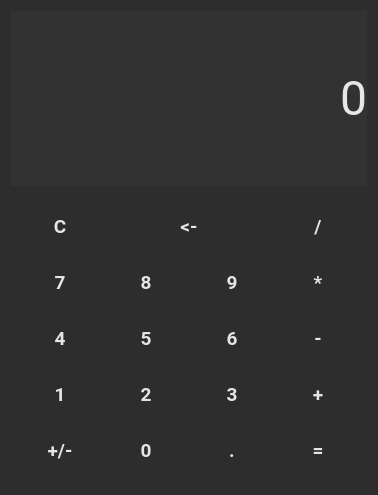
<?xml version="1.0" encoding="UTF-8"?>
<ui version="4.0">
 <class>Form</class>
 <widget class="QWidget" name="Form">
  <property name="geometry">
   <rect>
    <x>0</x>
    <y>0</y>
    <width>374</width>
    <height>491</height>
   </rect>
  </property>
  <property name="windowTitle">
   <string>Form</string>
  </property>
  <property name="styleSheet">
   <string notr="true">background-color: rgb(54, 54, 54);
background-color: rgb(45, 45, 45);</string>
  </property>
  <layout class="QGridLayout" name="gridLayout_2">
   <item row="0" column="0">
    <widget class="QLabel" name="label">
     <property name="sizePolicy">
      <sizepolicy hsizetype="Preferred" vsizetype="MinimumExpanding">
       <horstretch>0</horstretch>
       <verstretch>0</verstretch>
      </sizepolicy>
     </property>
     <property name="minimumSize">
      <size>
       <width>0</width>
       <height>175</height>
      </size>
     </property>
     <property name="maximumSize">
      <size>
       <width>16777215</width>
       <height>300</height>
      </size>
     </property>
     <property name="font">
      <font>
       <family>Roboto</family>
       <pointsize>36</pointsize>
       <weight>50</weight>
       <bold>false</bold>
      </font>
     </property>
     <property name="styleSheet">
      <string notr="true">background-color: rgb(50, 50, 50);
color: rgb(231, 231, 231);</string>
     </property>
     <property name="text">
      <string>0</string>
     </property>
     <property name="alignment">
      <set>Qt::AlignRight|Qt::AlignTrailing|Qt::AlignVCenter</set>
     </property>
    </widget>
   </item>
   <item row="1" column="0">
    <widget class="QWidget" name="gridWidget" native="true">
     <property name="sizePolicy">
      <sizepolicy hsizetype="Preferred" vsizetype="Expanding">
       <horstretch>0</horstretch>
       <verstretch>0</verstretch>
      </sizepolicy>
     </property>
     <layout class="QGridLayout" name="gridLayout">
      <item row="4" column="3">
       <widget class="QPushButton" name="btn_iseq">
        <property name="sizePolicy">
         <sizepolicy hsizetype="Minimum" vsizetype="Expanding">
          <horstretch>0</horstretch>
          <verstretch>0</verstretch>
         </sizepolicy>
        </property>
        <property name="minimumSize">
         <size>
          <width>80</width>
          <height>50</height>
         </size>
        </property>
        <property name="font">
         <font>
          <family>Roboto</family>
          <pointsize>14</pointsize>
          <weight>75</weight>
          <bold>true</bold>
         </font>
        </property>
        <property name="styleSheet">
         <string notr="true">QPushButton {
	color: rgb(229, 229, 229);
	border: 1px;
	border-radius: 3px;
	background-color: qlineargradient(x1: 0, y1: 0, x2: 0, y2: 1,
									 stop: 0 rgb(82, 120, 250), stop: 1 rgb(82, 119, 188));}
QPushButton:pressed {
	background-color: qlineargradient(x1: 0, y1: 0, x2: 0, y2: 1,
									 stop: 0 rgb(48, 89, 186), stop: 1 rgb(8, 47, 118));
}</string>
        </property>
        <property name="text">
         <string>=</string>
        </property>
       </widget>
      </item>
      <item row="0" column="3">
       <widget class="QPushButton" name="btn_div">
        <property name="sizePolicy">
         <sizepolicy hsizetype="Minimum" vsizetype="Expanding">
          <horstretch>0</horstretch>
          <verstretch>0</verstretch>
         </sizepolicy>
        </property>
        <property name="minimumSize">
         <size>
          <width>80</width>
          <height>50</height>
         </size>
        </property>
        <property name="font">
         <font>
          <family>Roboto</family>
          <pointsize>14</pointsize>
          <weight>75</weight>
          <bold>true</bold>
         </font>
        </property>
        <property name="styleSheet">
         <string notr="true">QPushButton {
	color: rgb(229, 229, 229);
	border: 1px;
	border-radius: 3px;
	background-color: qlineargradient(x1: 0, y1: 0, x2: 0, y2: 1,
									 stop: 0 rgb(60, 60, 60), stop: 1 rgb(50, 50, 50));}
QPushButton:pressed {
	background-color: qlineargradient(x1: 0, y1: 0, x2: 0, y2: 1,
									 stop: 0 #afafaf, stop: 1 #787878);
}</string>
        </property>
        <property name="text">
         <string>/</string>
        </property>
       </widget>
      </item>
      <item row="3" column="3">
       <widget class="QPushButton" name="btn_plus">
        <property name="sizePolicy">
         <sizepolicy hsizetype="Minimum" vsizetype="Expanding">
          <horstretch>0</horstretch>
          <verstretch>0</verstretch>
         </sizepolicy>
        </property>
        <property name="minimumSize">
         <size>
          <width>80</width>
          <height>50</height>
         </size>
        </property>
        <property name="font">
         <font>
          <family>Roboto</family>
          <pointsize>14</pointsize>
          <weight>75</weight>
          <bold>true</bold>
         </font>
        </property>
        <property name="styleSheet">
         <string notr="true">QPushButton {
	color: rgb(229, 229, 229);
	border: 1px;
	border-radius: 3px;
	background-color: qlineargradient(x1: 0, y1: 0, x2: 0, y2: 1,
									 stop: 0 rgb(60, 60, 60), stop: 1 rgb(50, 50, 50));}
QPushButton:pressed {
	background-color: qlineargradient(x1: 0, y1: 0, x2: 0, y2: 1,
									 stop: 0 #afafaf, stop: 1 #787878);
}</string>
        </property>
        <property name="text">
         <string>+</string>
        </property>
       </widget>
      </item>
      <item row="4" column="0">
       <widget class="QPushButton" name="btn_plus_minus">
        <property name="sizePolicy">
         <sizepolicy hsizetype="Minimum" vsizetype="Expanding">
          <horstretch>0</horstretch>
          <verstretch>0</verstretch>
         </sizepolicy>
        </property>
        <property name="minimumSize">
         <size>
          <width>80</width>
          <height>50</height>
         </size>
        </property>
        <property name="font">
         <font>
          <family>Roboto</family>
          <pointsize>14</pointsize>
          <weight>75</weight>
          <bold>true</bold>
         </font>
        </property>
        <property name="styleSheet">
         <string notr="true">QPushButton {
	color: rgb(229, 229, 229);
	border: 1px;
	border-radius: 3px;
	background-color: qlineargradient(x1: 0, y1: 0, x2: 0, y2: 1,
									 stop: 0 rgb(24, 24, 24), stop: 1 #111111);}
QPushButton:pressed {
	background-color: qlineargradient(x1: 0, y1: 0, x2: 0, y2: 1,
									 stop: 0 #afafaf, stop: 1 #787878);
}</string>
        </property>
        <property name="text">
         <string>+/-</string>
        </property>
       </widget>
      </item>
      <item row="4" column="2">
       <widget class="QPushButton" name="btn_point">
        <property name="sizePolicy">
         <sizepolicy hsizetype="Minimum" vsizetype="Expanding">
          <horstretch>0</horstretch>
          <verstretch>0</verstretch>
         </sizepolicy>
        </property>
        <property name="minimumSize">
         <size>
          <width>80</width>
          <height>50</height>
         </size>
        </property>
        <property name="font">
         <font>
          <family>Roboto</family>
          <pointsize>14</pointsize>
          <weight>75</weight>
          <bold>true</bold>
         </font>
        </property>
        <property name="styleSheet">
         <string notr="true">QPushButton {
	color: rgb(229, 229, 229);
	border: 1px;
	border-radius: 3px;
	background-color: qlineargradient(x1: 0, y1: 0, x2: 0, y2: 1,
									 stop: 0 rgb(24, 24, 24), stop: 1 #111111);}
QPushButton:pressed {
	background-color: qlineargradient(x1: 0, y1: 0, x2: 0, y2: 1,
									 stop: 0 #afafaf, stop: 1 #787878);
}</string>
        </property>
        <property name="text">
         <string>.</string>
        </property>
       </widget>
      </item>
      <item row="2" column="0">
       <widget class="QPushButton" name="btn_4">
        <property name="sizePolicy">
         <sizepolicy hsizetype="Minimum" vsizetype="Expanding">
          <horstretch>0</horstretch>
          <verstretch>0</verstretch>
         </sizepolicy>
        </property>
        <property name="minimumSize">
         <size>
          <width>80</width>
          <height>50</height>
         </size>
        </property>
        <property name="font">
         <font>
          <family>Roboto</family>
          <pointsize>14</pointsize>
          <weight>75</weight>
          <bold>true</bold>
         </font>
        </property>
        <property name="styleSheet">
         <string notr="true">QPushButton {
	color: rgb(229, 229, 229);
	border: 1px;
	border-radius: 3px;
	background-color: qlineargradient(x1: 0, y1: 0, x2: 0, y2: 1,
									 stop: 0 rgb(24, 24, 24), stop: 1 #111111);}
QPushButton:pressed {
	background-color: qlineargradient(x1: 0, y1: 0, x2: 0, y2: 1,
									 stop: 0 #afafaf, stop: 1 #787878);
}</string>
        </property>
        <property name="text">
         <string>4</string>
        </property>
       </widget>
      </item>
      <item row="3" column="1">
       <widget class="QPushButton" name="btn_2">
        <property name="sizePolicy">
         <sizepolicy hsizetype="Minimum" vsizetype="Expanding">
          <horstretch>0</horstretch>
          <verstretch>0</verstretch>
         </sizepolicy>
        </property>
        <property name="minimumSize">
         <size>
          <width>80</width>
          <height>50</height>
         </size>
        </property>
        <property name="font">
         <font>
          <family>Roboto</family>
          <pointsize>14</pointsize>
          <weight>75</weight>
          <bold>true</bold>
         </font>
        </property>
        <property name="styleSheet">
         <string notr="true">QPushButton {
	color: rgb(229, 229, 229);
	border: 1px;
	border-radius: 3px;
	background-color: qlineargradient(x1: 0, y1: 0, x2: 0, y2: 1,
									 stop: 0 rgb(24, 24, 24), stop: 1 #111111);}
QPushButton:pressed {
	background-color: qlineargradient(x1: 0, y1: 0, x2: 0, y2: 1,
									 stop: 0 #afafaf, stop: 1 #787878);
}</string>
        </property>
        <property name="text">
         <string>2</string>
        </property>
       </widget>
      </item>
      <item row="4" column="1">
       <widget class="QPushButton" name="btn_0">
        <property name="sizePolicy">
         <sizepolicy hsizetype="Minimum" vsizetype="Expanding">
          <horstretch>0</horstretch>
          <verstretch>0</verstretch>
         </sizepolicy>
        </property>
        <property name="minimumSize">
         <size>
          <width>80</width>
          <height>50</height>
         </size>
        </property>
        <property name="font">
         <font>
          <family>Roboto</family>
          <pointsize>14</pointsize>
          <weight>75</weight>
          <bold>true</bold>
         </font>
        </property>
        <property name="styleSheet">
         <string notr="true">QPushButton {
	color: rgb(229, 229, 229);
	border: 1px;
	border-radius: 3px;
	background-color: qlineargradient(x1: 0, y1: 0, x2: 0, y2: 1,
									 stop: 0 rgb(24, 24, 24), stop: 1 #111111);}
QPushButton:pressed {
	background-color: qlineargradient(x1: 0, y1: 0, x2: 0, y2: 1,
									 stop: 0 #afafaf, stop: 1 #787878);
}</string>
        </property>
        <property name="text">
         <string>0</string>
        </property>
       </widget>
      </item>
      <item row="2" column="3">
       <widget class="QPushButton" name="btn_minus">
        <property name="sizePolicy">
         <sizepolicy hsizetype="Minimum" vsizetype="Expanding">
          <horstretch>0</horstretch>
          <verstretch>0</verstretch>
         </sizepolicy>
        </property>
        <property name="minimumSize">
         <size>
          <width>80</width>
          <height>50</height>
         </size>
        </property>
        <property name="font">
         <font>
          <family>Roboto</family>
          <pointsize>14</pointsize>
          <weight>75</weight>
          <bold>true</bold>
         </font>
        </property>
        <property name="styleSheet">
         <string notr="true">QPushButton {
	color: rgb(229, 229, 229);
	border: 1px;
	border-radius: 3px;
	background-color: qlineargradient(x1: 0, y1: 0, x2: 0, y2: 1,
									 stop: 0 rgb(60, 60, 60), stop: 1 rgb(50, 50, 50));}
QPushButton:pressed {
	background-color: qlineargradient(x1: 0, y1: 0, x2: 0, y2: 1,
									 stop: 0 #afafaf, stop: 1 #787878);
}</string>
        </property>
        <property name="text">
         <string>-</string>
        </property>
       </widget>
      </item>
      <item row="2" column="2">
       <widget class="QPushButton" name="btn_6">
        <property name="sizePolicy">
         <sizepolicy hsizetype="Minimum" vsizetype="Expanding">
          <horstretch>0</horstretch>
          <verstretch>0</verstretch>
         </sizepolicy>
        </property>
        <property name="minimumSize">
         <size>
          <width>80</width>
          <height>50</height>
         </size>
        </property>
        <property name="font">
         <font>
          <family>Roboto</family>
          <pointsize>14</pointsize>
          <weight>75</weight>
          <bold>true</bold>
         </font>
        </property>
        <property name="styleSheet">
         <string notr="true">QPushButton {
	color: rgb(229, 229, 229);
	border: 1px;
	border-radius: 3px;
	background-color: qlineargradient(x1: 0, y1: 0, x2: 0, y2: 1,
									 stop: 0 rgb(24, 24, 24), stop: 1 #111111);}
QPushButton:pressed {
	background-color: qlineargradient(x1: 0, y1: 0, x2: 0, y2: 1,
									 stop: 0 #afafaf, stop: 1 #787878);
}</string>
        </property>
        <property name="text">
         <string>6</string>
        </property>
       </widget>
      </item>
      <item row="3" column="2">
       <widget class="QPushButton" name="btn_3">
        <property name="sizePolicy">
         <sizepolicy hsizetype="Minimum" vsizetype="Expanding">
          <horstretch>0</horstretch>
          <verstretch>0</verstretch>
         </sizepolicy>
        </property>
        <property name="minimumSize">
         <size>
          <width>80</width>
          <height>50</height>
         </size>
        </property>
        <property name="font">
         <font>
          <family>Roboto</family>
          <pointsize>14</pointsize>
          <weight>75</weight>
          <bold>true</bold>
         </font>
        </property>
        <property name="styleSheet">
         <string notr="true">QPushButton {
	color: rgb(229, 229, 229);
	border: 1px;
	border-radius: 3px;
	background-color: qlineargradient(x1: 0, y1: 0, x2: 0, y2: 1,
									 stop: 0 rgb(24, 24, 24), stop: 1 #111111);}
QPushButton:pressed {
	background-color: qlineargradient(x1: 0, y1: 0, x2: 0, y2: 1,
									 stop: 0 #afafaf, stop: 1 #787878);
}</string>
        </property>
        <property name="text">
         <string>3</string>
        </property>
       </widget>
      </item>
      <item row="2" column="1">
       <widget class="QPushButton" name="btn_5">
        <property name="sizePolicy">
         <sizepolicy hsizetype="Minimum" vsizetype="Expanding">
          <horstretch>0</horstretch>
          <verstretch>0</verstretch>
         </sizepolicy>
        </property>
        <property name="minimumSize">
         <size>
          <width>80</width>
          <height>50</height>
         </size>
        </property>
        <property name="font">
         <font>
          <family>Roboto</family>
          <pointsize>14</pointsize>
          <weight>75</weight>
          <bold>true</bold>
         </font>
        </property>
        <property name="styleSheet">
         <string notr="true">QPushButton {
	color: rgb(229, 229, 229);
	border: 1px;
	border-radius: 3px;
	background-color: qlineargradient(x1: 0, y1: 0, x2: 0, y2: 1,
									 stop: 0 rgb(24, 24, 24), stop: 1 #111111);}
QPushButton:pressed {
	background-color: qlineargradient(x1: 0, y1: 0, x2: 0, y2: 1,
									 stop: 0 #afafaf, stop: 1 #787878);
}</string>
        </property>
        <property name="text">
         <string>5</string>
        </property>
       </widget>
      </item>
      <item row="0" column="0">
       <widget class="QPushButton" name="btn_C">
        <property name="sizePolicy">
         <sizepolicy hsizetype="Minimum" vsizetype="Expanding">
          <horstretch>0</horstretch>
          <verstretch>0</verstretch>
         </sizepolicy>
        </property>
        <property name="minimumSize">
         <size>
          <width>80</width>
          <height>50</height>
         </size>
        </property>
        <property name="font">
         <font>
          <family>Roboto</family>
          <pointsize>14</pointsize>
          <weight>75</weight>
          <bold>true</bold>
         </font>
        </property>
        <property name="styleSheet">
         <string notr="true">QPushButton {
	color: rgb(229, 229, 229);
	border: 1px;
	border-radius: 3px;
	background-color: qlineargradient(x1: 0, y1: 0, x2: 0, y2: 1,
									 stop: 0 rgb(60, 60, 60), stop: 1 rgb(50, 50, 50));}
QPushButton:pressed {
	background-color: qlineargradient(x1: 0, y1: 0, x2: 0, y2: 1,
									 stop: 0 #afafaf, stop: 1 #787878);
}</string>
        </property>
        <property name="text">
         <string>C</string>
        </property>
       </widget>
      </item>
      <item row="3" column="0">
       <widget class="QPushButton" name="btn_1">
        <property name="sizePolicy">
         <sizepolicy hsizetype="Minimum" vsizetype="Expanding">
          <horstretch>0</horstretch>
          <verstretch>0</verstretch>
         </sizepolicy>
        </property>
        <property name="minimumSize">
         <size>
          <width>80</width>
          <height>50</height>
         </size>
        </property>
        <property name="font">
         <font>
          <family>Roboto</family>
          <pointsize>14</pointsize>
          <weight>75</weight>
          <bold>true</bold>
         </font>
        </property>
        <property name="styleSheet">
         <string notr="true">QPushButton {
	color: rgb(229, 229, 229);
	border: 1px;
	border-radius: 3px;
	background-color: qlineargradient(x1: 0, y1: 0, x2: 0, y2: 1,
									 stop: 0 rgb(24, 24, 24), stop: 1 #111111);}
QPushButton:pressed {
	background-color: qlineargradient(x1: 0, y1: 0, x2: 0, y2: 1,
									 stop: 0 #afafaf, stop: 1 #787878);
}</string>
        </property>
        <property name="text">
         <string>1</string>
        </property>
       </widget>
      </item>
      <item row="1" column="0">
       <widget class="QPushButton" name="btn_7">
        <property name="sizePolicy">
         <sizepolicy hsizetype="Minimum" vsizetype="Expanding">
          <horstretch>0</horstretch>
          <verstretch>0</verstretch>
         </sizepolicy>
        </property>
        <property name="minimumSize">
         <size>
          <width>80</width>
          <height>50</height>
         </size>
        </property>
        <property name="font">
         <font>
          <family>Roboto</family>
          <pointsize>14</pointsize>
          <weight>75</weight>
          <bold>true</bold>
         </font>
        </property>
        <property name="styleSheet">
         <string notr="true">QPushButton {
	color: rgb(229, 229, 229);
	border: 1px;
	border-radius: 3px;
	background-color: qlineargradient(x1: 0, y1: 0, x2: 0, y2: 1,
									 stop: 0 rgb(24, 24, 24), stop: 1 #111111);}
QPushButton:pressed {
	background-color: qlineargradient(x1: 0, y1: 0, x2: 0, y2: 1,
									 stop: 0 #afafaf, stop: 1 #787878);
}</string>
        </property>
        <property name="text">
         <string>7</string>
        </property>
       </widget>
      </item>
      <item row="1" column="1">
       <widget class="QPushButton" name="btn_8">
        <property name="sizePolicy">
         <sizepolicy hsizetype="Minimum" vsizetype="Expanding">
          <horstretch>0</horstretch>
          <verstretch>0</verstretch>
         </sizepolicy>
        </property>
        <property name="minimumSize">
         <size>
          <width>80</width>
          <height>50</height>
         </size>
        </property>
        <property name="font">
         <font>
          <family>Roboto</family>
          <pointsize>14</pointsize>
          <weight>75</weight>
          <bold>true</bold>
         </font>
        </property>
        <property name="styleSheet">
         <string notr="true">QPushButton {
	color: rgb(229, 229, 229);
	border: 1px;
	border-radius: 3px;
	background-color: qlineargradient(x1: 0, y1: 0, x2: 0, y2: 1,
									 stop: 0 rgb(24, 24, 24), stop: 1 #111111);}
QPushButton:pressed {
	background-color: qlineargradient(x1: 0, y1: 0, x2: 0, y2: 1,
									 stop: 0 #afafaf, stop: 1 #787878);
}</string>
        </property>
        <property name="text">
         <string>8</string>
        </property>
       </widget>
      </item>
      <item row="1" column="2">
       <widget class="QPushButton" name="btn_9">
        <property name="sizePolicy">
         <sizepolicy hsizetype="Minimum" vsizetype="Expanding">
          <horstretch>0</horstretch>
          <verstretch>0</verstretch>
         </sizepolicy>
        </property>
        <property name="minimumSize">
         <size>
          <width>80</width>
          <height>50</height>
         </size>
        </property>
        <property name="font">
         <font>
          <family>Roboto</family>
          <pointsize>14</pointsize>
          <weight>75</weight>
          <bold>true</bold>
         </font>
        </property>
        <property name="styleSheet">
         <string notr="true">QPushButton {
	color: rgb(229, 229, 229);
	border: 1px;
	border-radius: 3px;
	background-color: qlineargradient(x1: 0, y1: 0, x2: 0, y2: 1,
									 stop: 0 rgb(24, 24, 24), stop: 1 #111111);}
QPushButton:pressed {
	background-color: qlineargradient(x1: 0, y1: 0, x2: 0, y2: 1,
									 stop: 0 #afafaf, stop: 1 #787878);
}</string>
        </property>
        <property name="text">
         <string>9</string>
        </property>
       </widget>
      </item>
      <item row="1" column="3">
       <widget class="QPushButton" name="btn_mult">
        <property name="sizePolicy">
         <sizepolicy hsizetype="Minimum" vsizetype="Expanding">
          <horstretch>0</horstretch>
          <verstretch>0</verstretch>
         </sizepolicy>
        </property>
        <property name="minimumSize">
         <size>
          <width>80</width>
          <height>50</height>
         </size>
        </property>
        <property name="font">
         <font>
          <family>Roboto</family>
          <pointsize>14</pointsize>
          <weight>75</weight>
          <bold>true</bold>
         </font>
        </property>
        <property name="styleSheet">
         <string notr="true">QPushButton {
	color: rgb(229, 229, 229);
	border: 1px;
	border-radius: 3px;
	background-color: qlineargradient(x1: 0, y1: 0, x2: 0, y2: 1,
									 stop: 0 rgb(60, 60, 60), stop: 1 rgb(50, 50, 50));}
QPushButton:pressed {
	background-color: qlineargradient(x1: 0, y1: 0, x2: 0, y2: 1,
									 stop: 0 #afafaf, stop: 1 #787878);
}</string>
        </property>
        <property name="text">
         <string>*</string>
        </property>
       </widget>
      </item>
      <item row="0" column="1" colspan="2">
       <widget class="QPushButton" name="btn_backspace">
        <property name="sizePolicy">
         <sizepolicy hsizetype="Minimum" vsizetype="Expanding">
          <horstretch>0</horstretch>
          <verstretch>0</verstretch>
         </sizepolicy>
        </property>
        <property name="minimumSize">
         <size>
          <width>80</width>
          <height>50</height>
         </size>
        </property>
        <property name="font">
         <font>
          <family>Roboto</family>
          <pointsize>14</pointsize>
          <weight>75</weight>
          <bold>true</bold>
         </font>
        </property>
        <property name="styleSheet">
         <string notr="true">QPushButton {
	color: rgb(229, 229, 229);
	border: 1px;
	border-radius: 3px;
	background-color: qlineargradient(x1: 0, y1: 0, x2: 0, y2: 1,
									 stop: 0 rgb(60, 60, 60), stop: 1 rgb(50, 50, 50));}
QPushButton:pressed {
	background-color: qlineargradient(x1: 0, y1: 0, x2: 0, y2: 1,
									 stop: 0 #afafaf, stop: 1 #787878);
}</string>
        </property>
        <property name="text">
         <string>&lt;-</string>
        </property>
       </widget>
      </item>
     </layout>
    </widget>
   </item>
  </layout>
 </widget>
 <resources/>
 <connections/>
</ui>
